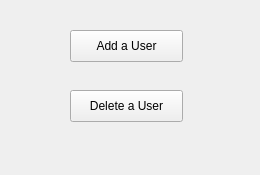
<?xml version="1.0" encoding="UTF-8"?>
<ui version="4.0">
 <class>Advance</class>
 <widget class="QWidget" name="Advance">
  <property name="geometry">
   <rect>
    <x>0</x>
    <y>0</y>
    <width>260</width>
    <height>175</height>
   </rect>
  </property>
  <property name="windowTitle">
   <string>Advance</string>
  </property>
  <widget class="QPushButton" name="Login_Button_2">
   <property name="geometry">
    <rect>
     <x>70</x>
     <y>30</y>
     <width>113</width>
     <height>32</height>
    </rect>
   </property>
   <property name="text">
    <string>Add a User</string>
   </property>
   <property name="shortcut">
    <string>Return</string>
   </property>
  </widget>
  <widget class="QPushButton" name="Login_Button_3">
   <property name="geometry">
    <rect>
     <x>70</x>
     <y>90</y>
     <width>113</width>
     <height>32</height>
    </rect>
   </property>
   <property name="text">
    <string>Delete a User</string>
   </property>
   <property name="shortcut">
    <string>Return</string>
   </property>
  </widget>
 </widget>
 <resources/>
 <connections/>
</ui>
